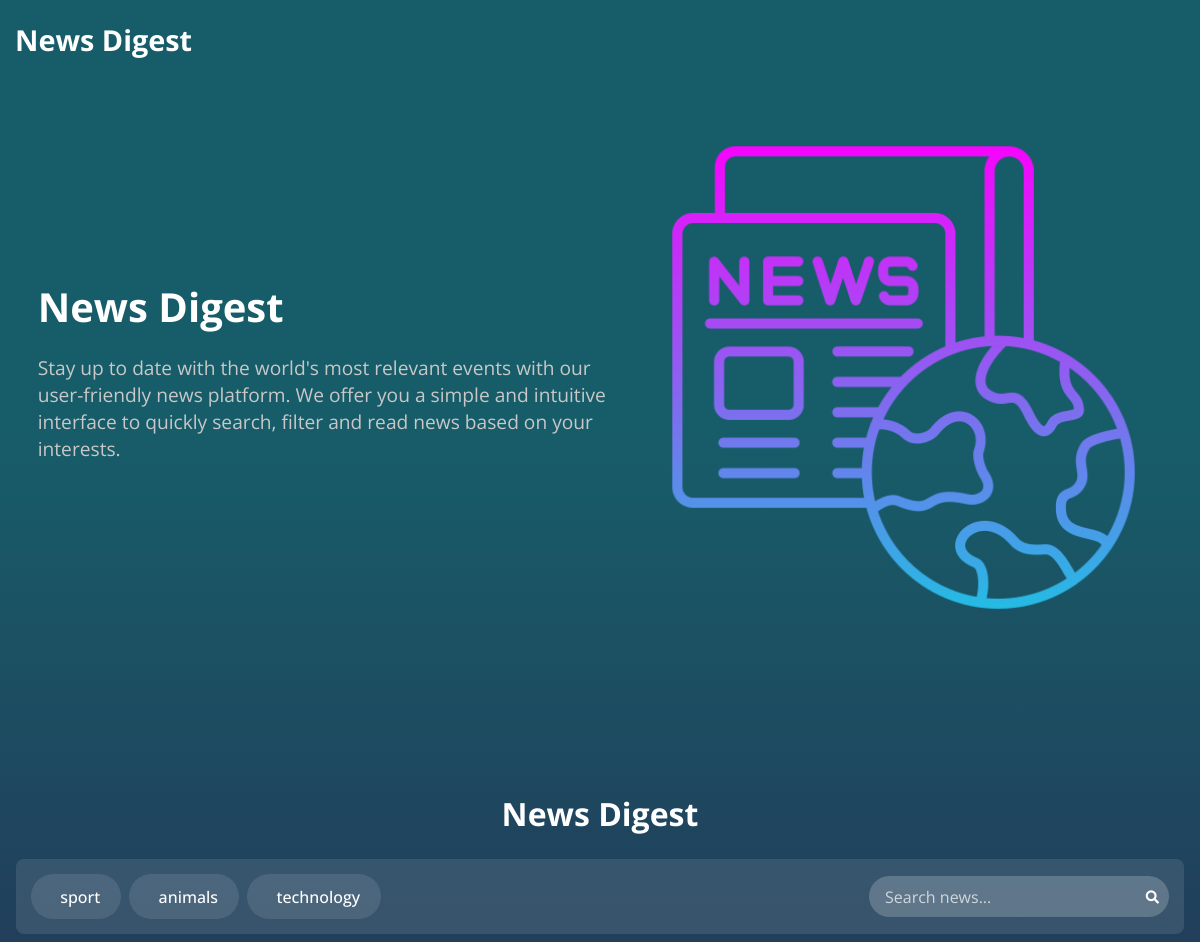
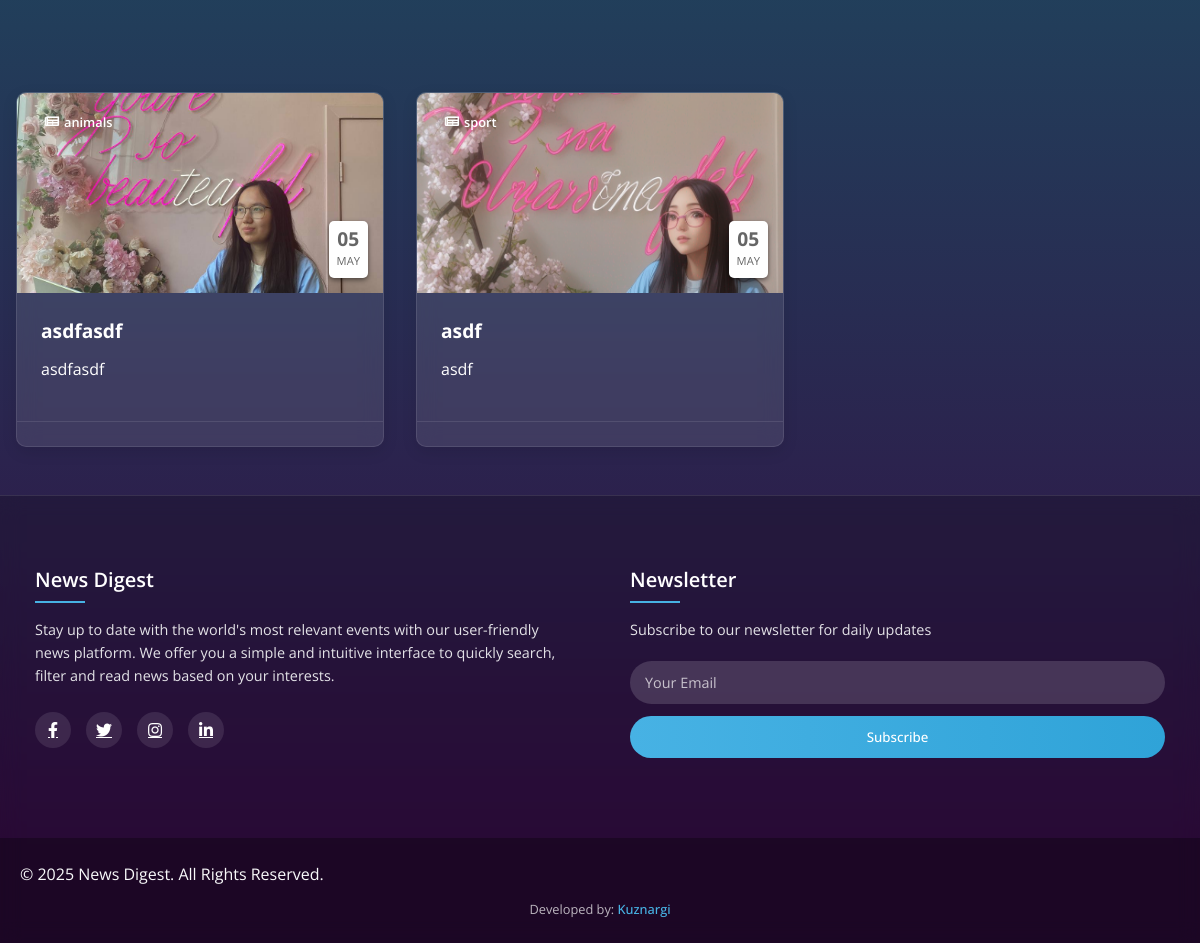
The page / on the database its author committed (2 pictures, top to bottom).
### app/models.py (models this page shows, shortened)
class Category(models.Model):
    name = models.TextField()
    newsapi_mapping = models.CharField(
        max_length=20,
        blank=True,
        null=True,
        help_text="Corresponding NewsAPI category name (business, technology, etc.)"
    )
    created_at = models.DateTimeField(auto_now_add=True)
    updated_at = models.DateTimeField(auto_now=True)
    class Meta:
        verbose_name = 'Категория'
        verbose_name_plural = 'Категории'

class News(models.Model):
    img=models.ImageField(upload_to='images/')
    title = models.TextField()
    description = models.TextField()
    category = models.ForeignKey('Category', on_delete=models.CASCADE)
    created_at = models.DateTimeField(auto_now_add=True)
    updated_at = models.DateTimeField(auto_now=True)
    class Meta:
        verbose_name = 'Новость'
        verbose_name_plural = 'Новости'

### app/views.py (the view, shortened to what this page needs)
# urls.py: path('', HomeView.as_view(), name='home'),
class HomeView(ListView):
    model = News
    template_name = 'news.html'
    context_object_name = 'news_list'
    paginate_by = 6
    ordering = ['-created_at']
    def get_queryset(self):
        queryset = super().get_queryset().select_related('category')
        category = self.request.GET.get('category')
        search_query = self.request.GET.get('search')
        if category and category != 'all':
            queryset = queryset.filter(category__id=category)
        if search_query:
            queryset = queryset.filter(title__icontains=search_query)
        return queryset
    def get_context_data(self, **kwargs):
        context = super().get_context_data(**kwargs)
        category = self.request.GET.get('category')
        search_query = self.request.GET.get('search')
        api_news = fetch_news_from_api(
            query=search_query,
            category=category,
            page_size=6
        )
        formatted_api_news = []
        context['api_news_list'] = formatted_api_news
        context['categories'] = Category.objects.all()
        context['search_query'] = search_query
        return context

### app/views.py (called while the page is built, shortened)
def fetch_news_from_api(query=None, category=None, page_size=6):
    api_key = os.getenv('NEWS_API_KEY')
    if not api_key:
        print("NewsAPI key not found in environment variables")
        return []

### templates/news.html (shortened to what this page needs)
{% extends "base.html" %}
{% load static %}
{% block content %}
<div class="news-content">
  <section class="category-section">
    <div class="container">
      <h2 class="section-title">News Digest</h2>
      <div class="category-filter">
        <div class="filter-controls">
          {% for category in categories %}
            <a href="?category={{ category.id }}{% if request.GET.search %}&search={{ request.GET.search }}{% endif %}"
               class="filter-btn {% if request.GET.category == category.id|stringformat:'s' %}active{% endif %}">
              <i class="{{ category.icon }}"></i> {{ category.name }}
            </a>
          {% endfor %}
        </div>
        <div class="search-box">
          <form method="get" action="">
            <input type="text" name="search" placeholder="Search news..."
                   class="search-input" value="{{ request.GET.search }}">
            <button type="submit" class="search-btn">
              <i class="fas fa-search"></i>
            </button>
          </form>
        </div>
      </div>
    </div>
  </section>
  <section class="news-grid-section">
    <div class="container">
      <div class="news-grid">
        {% for news in news_list %}
          <article class="news-card {% if news.featured %}featured{% endif %}">
            <div class="card-header">
              <div class="category-badge">
                <i class="{{ news.category.icon|default:'fas fa-newspaper' }}"></i> {{ news.category.name }}
              </div>
              <img src="{{ news.img.url }}" alt="{{ news.title }}" class="news-image">
              <div class="card-date">
                <span class="day">{{ news.created_at|date:"d" }}</span>
                <span class="month">{{ news.created_at|date:"M" }}</span>
              </div>
            </div>
            <div class="card-body">
              <h3 class="news-title">{{ news.title }}</h3>
              <p class="news-excerpt">{{ news.description|truncatewords:25 }}</p>
            </div>
            <div class="card-footer">
            </div>
          </article>
        {% endfor %}
      </div>
    </div>
  </section>
</div>
{% endblock %}

### templates/base.html (shortened to what this page needs)
{% load static %}
<!DOCTYPE html>
<html lang="en">
  <head>
    <link rel="stylesheet" href="{% static 'css/style.css' %}"  />
    <link rel="stylesheet" href="https://cdnjs.cloudflare.com/ajax/libs/font-awesome/5.15.4/css/all.min.css">
  </head>
  <body>
    <header class="header">
      <nav class="navbar">
        <h2 class="logo"><a href="#">News Digest</a></h2>
      </nav>
    </header>
    <section class="hero-section">
      <div class="hero">
        <h2>News Digest</h2>
        <p>
          Stay up to date with the world's most relevant events with our user-friendly news platform. We offer you a simple and intuitive interface to quickly search, filter and read news based on your interests.
        </p>
      </div>
      <div class="img">
        <img src="{% static 'img/main_icon.png' %}" alt="hero image" />
      </div>
    </section>
    {% block content %}
    {% endblock content %}
    {% include "footer.html" %}
  </body>
</html>

### templates/footer.html
<footer class="site-footer">
    <div class="footer-container">
      <div class="footer-row">
        <div class="footer-col">
          <h4>News Digest</h4>
          <p>Stay up to date with the world's most relevant events with our user-friendly news platform. We offer you a simple and intuitive interface to quickly search, filter and read news based on your interests.</p>
          <div class="social-links">
            <a href="#"><i class="fab fa-facebook-f"></i></a>
            <a href="#"><i class="fab fa-twitter"></i></a>
            <a href="#"><i class="fab fa-instagram"></i></a>
            <a href="#"><i class="fab fa-linkedin-in"></i></a>
          </div>
        </div>
        <div class="footer-col">
          <h4>Newsletter</h4>
          <p>Subscribe to our newsletter for daily updates</p>
          <form class="newsletter-form">
            <input type="email" placeholder="Your Email" required>
            <button type="submit">Subscribe</button>
          </form>
        </div>
      </div>
    </div>
    <div class="footer-bottom">
      <div class="footer-container">
        <p>&copy; 2025 News Digest. All Rights Reserved.</p>
        <div class="developers">
          <span>Developed by:</span>
          <a href="https://github.com/kuznargi" target="_blank">Kuznargi</a>
        </div>
      </div>
    </div>
  </footer>

### static/css/style.css (style rules this page uses)
* { margin: 0; padding: 0; box-sizing: border-box; font-family: "Open Sans", sans-serif; }
body { min-height: 100vh; width: 100%; background: linear-gradient(to bottom, #175d69 23%, #330c43 95%); display: flex; flex-direction: column; }
.header { position: fixed; top: 0; left: 0; width: 100%; z-index: 1000; }
.navbar { display: flex; align-items: center; justify-content: space-between; max-width: 1200px; margin: 0 auto; padding: 20px 15px; }
.navbar .logo a { font-size: 1.8rem; text-decoration: none; color: #fff; }
.hero-section { display: flex; justify-content: space-evenly; align-items: center; height: 95vh; padding: 0 15px; max-width: 1200px; margin: 0 auto; }
.hero-section .hero { max-width: 50%; color: #fff; }
.hero h2 { font-size: 2.5rem; margin-bottom: 20px; }
.hero p { font-size: 1.2rem; margin-bottom: 20px; color: #c9c7c7; }
.hero-section .img img { width: 517px; }
.site-footer { background: rgba(0, 0, 0, 0.2); color: #f8f9fa; padding: 70px 0 0; margin-top: auto; backdrop-filter: blur(10px); border-top: 1px solid rgba(255, 255, 255, 0.1); }
.footer-container { max-width: 1200px; margin: 0 auto; padding: 0 20px; }
.footer-row { display: flex; flex-wrap: wrap; gap: 30px; justify-content: space-between; }
.footer-col { flex: 1; min-width: 200px; padding: 0 15px; margin-bottom: 40px; }
.footer-col h4 { font-size: 1.25rem; margin-bottom: 25px; position: relative; color: #fff; font-weight: 600; }
.footer-col h4::after { content: ''; position: absolute; left: 0; bottom: -10px; background-color: #47b2e4; height: 2px; width: 50px; }
.footer-col p { font-size: 0.9rem; line-height: 1.6; margin-bottom: 20px; opacity: 0.9; }
.social-links { display: flex; gap: 15px; margin-top: 25px; }
.social-links a { display: flex; align-items: center; justify-content: center; height: 36px; width: 36px; background-color: rgba(255, 255, 255, 0.1); color: #fff; border-radius: 50%; transition: all 0.3s ease; }
.newsletter-form { margin-top: 20px; }
.newsletter-form input { width: 100%; padding: 12px 15px; margin-bottom: 12px; border: none; border-radius: 30px; background-color: rgba(255, 255, 255, 0.15); color: #fff; font-size: 0.9rem; transition: all 0.3s ease; }
.newsletter-form input::placeholder { color: rgba(255, 255, 255, 0.7); }
.newsletter-form button { background: linear-gradient(to right, #47b2e4, #2fa3d8); color: #fff; border: none; padding: 12px 20px; border-radius: 30px; cursor: pointer; transition: all 0.3s ease; width: 100%; font-weight: 500; }
.footer-bottom { background-color: rgba(0, 0, 0, 0.3); padding: 25px 0; margin-top: 40px; }
.developers { margin-top: 15px; text-align: center; font-size: 0.8rem; color: rgba(255, 255, 255, 0.7); }
.developers a { color: #47b2e4; text-decoration: none; font-weight: 500; transition: all 0.3s ease; }
.news-card { background: rgba(255, 255, 255, 0.1); border-radius: 12px; overflow: hidden; backdrop-filter: blur(10px); border: 1px solid rgba(255, 255, 255, 0.1); transition: all 0.3s ease; box-shadow: 0 10px 30px rgba(0, 0, 0, 0.2); }
.card-header { position: relative; height: 200px; overflow: hidden; }
.card-header img { width: 100%; height: 100%; object-fit: cover; transition: transform 0.5s ease; }
.card-footer { display: flex; justify-content: space-between; align-items: center; padding: 0 20px 20px; border-top: 1px solid rgba(255, 255, 255, 0.1); padding-top: 15px; }
.category-filter { margin: 20px 0; padding: 15px; background: #f5f5f5; border-radius: 8px; }

### rows shown on the page
Category: name "sport"
Category: name "animals"
Category: name "technology"
News: category.name "animals", img (picture), created_at "05", created_at "MAY", title "asdfasdf", description "asdfasdf"
News: category.name "sport", img (picture), created_at "05", created_at "MAY", title "asdf", description "asdf"
